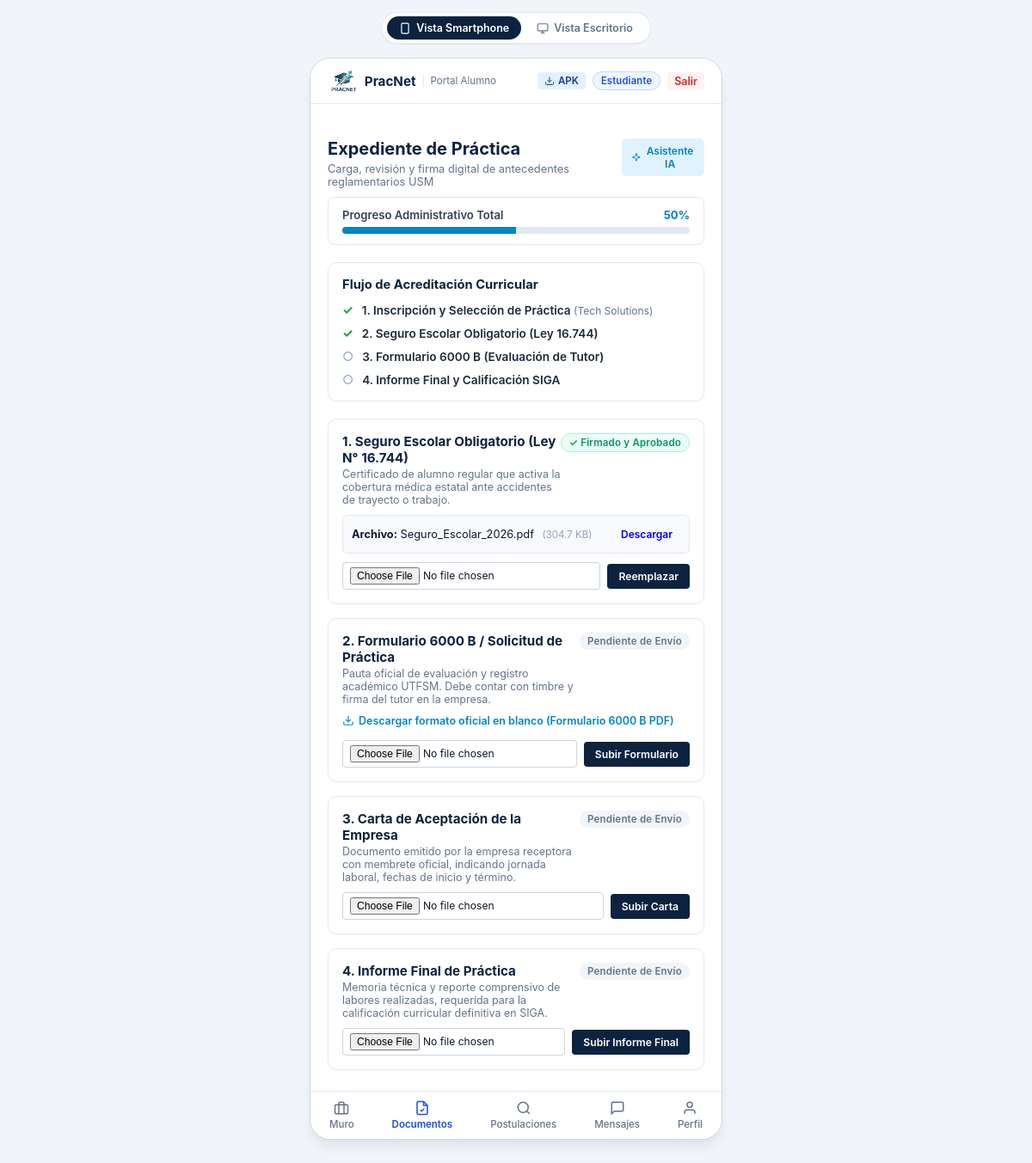
/estudiante/validacion (signed in), run on an earlier commit of the app's database.
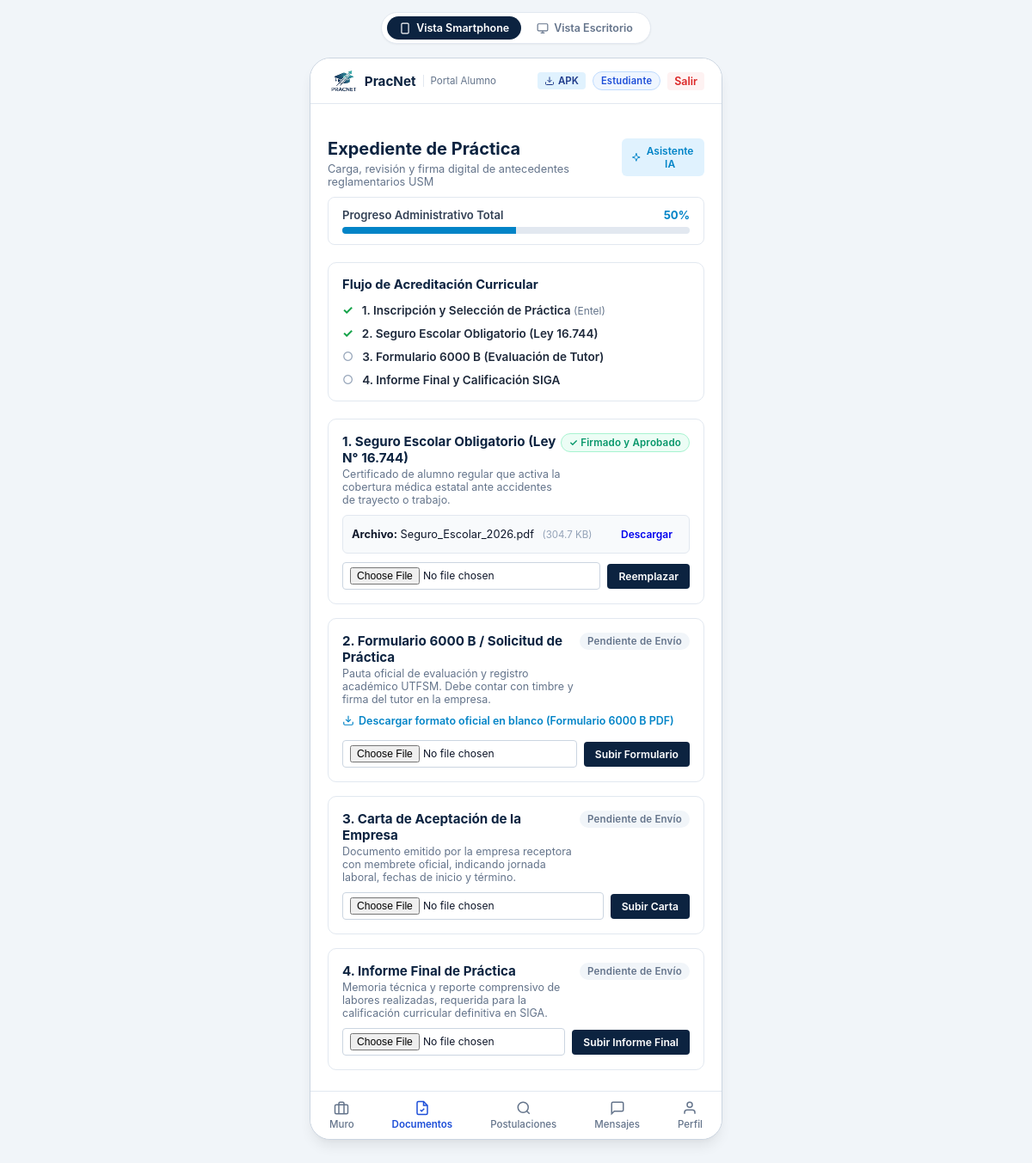
And on a later commit of the database.
### tables this page shows
CREATE TABLE empresa (
            id INTEGER PRIMARY KEY AUTOINCREMENT,
            usuario_id INTEGER REFERENCES usuario(id) ON DELETE SET NULL,
            nombre TEXT NOT NULL,
            area TEXT NOT NULL,
            direccion TEXT,
            correo_contacto TEXT,
            rut TEXT UNIQUE,
            convenio_vigente INTEGER DEFAULT 1,
            tasa_retencion INTEGER DEFAULT 35
        );

### app/routes_student.py (the view)
@student_bp.route('/validacion')
def validacion():
    estudiante_id = session.get('estudiante_id')
    with get_db() as conn:
        cursor = conn.cursor()
        cursor.execute("SELECT * FROM estudiante WHERE id = ?", (estudiante_id,))
        estudiante = cursor.fetchone()
        cursor.execute("""
            SELECT p.*, o.titulo as oferta_titulo, e.nombre as empresa_nombre
            FROM postulacion p
            JOIN oferta_practica o ON p.oferta_practica_id = o.id
            JOIN empresa e ON o.empresa_id = e.id
            WHERE p.estudiante_id = ?
            ORDER BY p.id DESC LIMIT 1
        """, (estudiante_id,))
        postulacion = cursor.fetchone()
        cursor.execute("SELECT * FROM documento_practica WHERE estudiante_id = ?", (estudiante_id,))
        docs = cursor.fetchall()
        docs_map = {d['tipo_documento']: d for d in docs}
        progreso = 0
        if postulacion:
            progreso += 25
        if 'seguro_escolar' in docs_map:
            progreso += 25
        if 'formulario_6000b' in docs_map or (postulacion and postulacion['fase_administrativa'] in ('Entrevista Técnica Realizada', 'Carta Presentación Emitida', 'Práctica Iniciada', 'Aprobado')):
            progreso += 25
        if 'informe_final' in docs_map:
            progreso += 25
    return render_template(
        'student/validacion.html',
        estudiante=estudiante,
        postulacion=postulacion,
        docs_map=docs_map,
        progreso=progreso
    )

### app/__init__.py (called while the page is built)
def create_app():
    app = Flask(__name__)
    app.config.from_object(Config)
    os.makedirs(app.config['UPLOAD_FOLDER'], exist_ok=True)
    init_db()
    from app.auth import auth_bp
    from app.routes_admin import admin_bp
    from app.routes_student import student_bp
    from app.routes_empresa import empresa_bp
    app.register_blueprint(auth_bp)
    app.register_blueprint(admin_bp)
    app.register_blueprint(student_bp)
    app.register_blueprint(empresa_bp)
    @app.route('/')
    def index():
        return redirect(url_for('auth.login'))
    @app.errorhandler(404)
    def page_not_found(e):
        return render_template('404.html'), 404
    @app.errorhandler(500)
    def internal_server_error(e):
        return render_template('500.html'), 500
    @app.after_request
    def apply_security_headers(response):
        return add_security_headers(response)
    return app

### app/database.py (called while the page is built)
def get_db_connection():
    conn = sqlite3.connect(Config.DATABASE_PATH)
    conn.row_factory = sqlite3.Row
    conn.execute("PRAGMA foreign_keys = ON;")
    return conn

### app/routes_student.py (called while the page is built)
@student_bp.before_request
@role_required(['estudiante'])
def restrict_student():
    pass

### app/templates/student/validacion.html (shortened to what the changed rows need)
{% extends 'base.html' %}
{% block student_content %}
<div style="margin-bottom: 20px;">
  <div style="display: flex; justify-content: space-between; align-items: flex-start; margin-bottom: 8px;">
    <div>
      <h2 style="font-size: 1.25rem; color: var(--primary-navy); font-weight: 700; margin-bottom: 4px;">
        Expediente de Práctica
      </h2>
    </div>
  </div>
</div>
<div style="background: white; border: 1px solid #e2e8f0; border-radius: 10px; padding: 16px; margin-bottom: 20px;">
  <div style="display: flex; flex-direction: column; gap: 10px; font-size: 0.85rem;">
    <div style="display: flex; align-items: center; gap: 10px;">
      <span style="color: #1e293b; font-weight: 600;">
        1. Inscripción y Selección de Práctica
        {% if postulacion %}
          <span style="font-size: 0.75rem; color: #64748b; font-weight: normal;">({{ postulacion.empresa_nombre }})</span>
        {% endif %}
      </span>
    </div>
  </div>
</div>
{% endblock %}

What changed in the data, as far as the page shows it:
no longer on this page (row edited): empresa: empresa_nombre "Tech Solutions"
now on this page (row unchanged): empresa: empresa_nombre "Entel"
